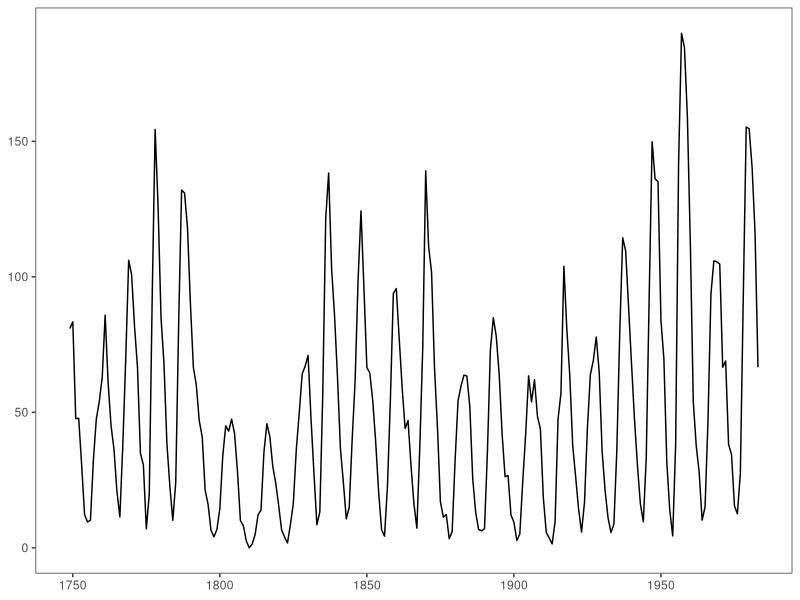
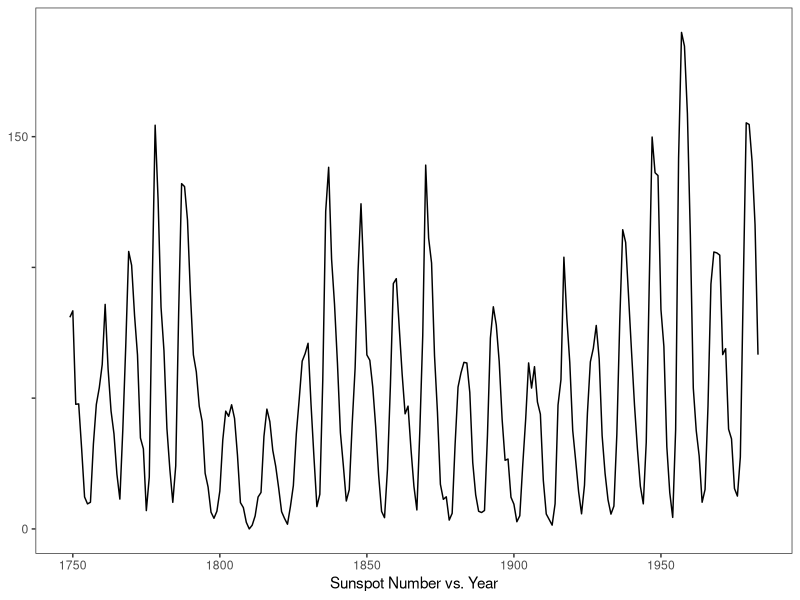

These figures' R source, in order: (Note: this script raises an error after producing the figures.)
library(ggplot2)
library(gridExtra) #arrangeGrob
library(plyr) #ddply

this_base <- "fig07-01_sunspot-data-aspect-ratio-1"

my_data <- data.frame(
  sunspots = as.numeric(sunspots),
  year = rep(seq(1749, 1983, by = 1), each = 12))

my_data_avg <- ddply(my_data, .(year), summarize, mean = mean(sunspots))

p1 <- ggplot(my_data_avg, aes(x = year, y = mean)) +
  geom_line() +
  theme_bw() +
  theme(panel.grid.major = element_blank(),
        panel.grid.minor = element_blank(),
        axis.title = element_blank())

p2 <- ggplot(my_data_avg, aes(x = year, y = mean)) +
  geom_line() +
  scale_y_continuous(breaks = seq(0, 150, 50), labels = c(0, "", "", 150)) +
  labs(x = "Sunspot Number vs. Year", y = NULL) +
  theme_bw() +
  theme(panel.grid.major = element_blank(),
        panel.grid.minor = element_blank(),
        axis.title.y = element_blank())
  
  p3 <- arrangeGrob(
    p1, p2, nrow = 2, heights = c(0.8, 0.2),
    main = textGrob("Fig 7.1 Sunspot Data: Aspect Ratio 1", 
                    just = "top", vjust = 0.75, gp = gpar(fontsize = 16, 
                                                          lineheight = 1, 
                                                          fontface = "bold")))

p3

ggsave(paste0(this_base, ".png"), 
       p3, width = 6, height = 6)
